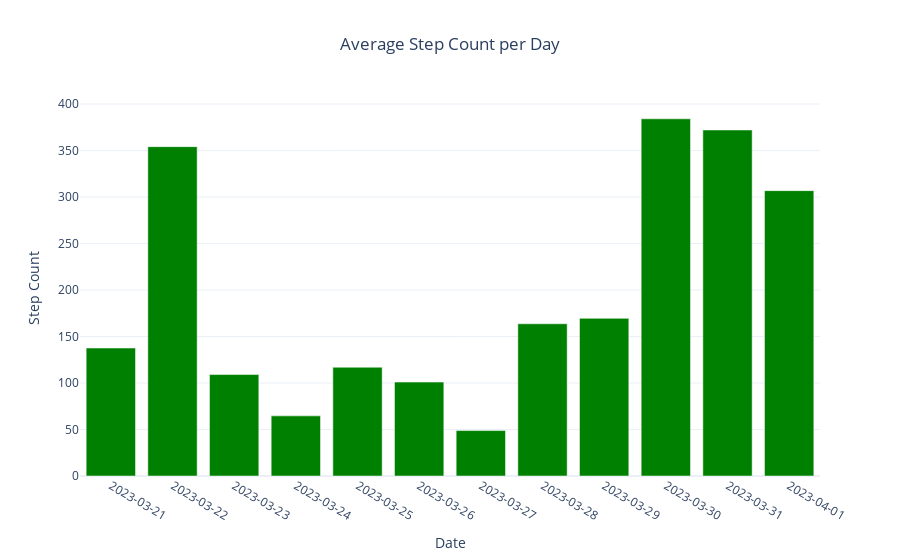

This figure's notebook cell:
### Markdown cell above
Let's calculate and visualize the average daily step counts.

### Code cell
import plotly.express as px

Average_step_count_per_day = Data.groupby("Date")["Step Count"].mean().reset_index()
fig5 = px.bar(Average_step_count_per_day, x="Date", y="Step Count", title="Average Step Count per Day")
fig5.update_traces(marker_color='green')  
fig5.update_layout(title_text="Average Step Count per Day", title_x=0.5)
fig5.update_xaxes(type='category') 
fig5.show()

### Figure 1 — Plotly figure (JSON) as saved in the notebook; plotly's stock layout.template omitted (floating-point values rounded to 4 significant figures)
{"data": [{"alignmentgroup": "True", "hovertemplate": "Date=%{x}<br>Step Count=%{y}<extra></extra>", "legendgroup": "", "marker": {"color": "green", "pattern": {"shape": ""}}, "name": "", "offsetgroup": "", "orientation": "v", "showlegend": false, "textposition": "auto", "type": "bar", "x": ["2023-03-21", "2023-03-22", "2023-03-23", "2023-03-24", "2023-03-25", "2023-03-26", "2023-03-27", "2023-03-28", "2023-03-29", "2023-03-30", "2023-03-31", "2023-04-01"], "xaxis": "x", "y": [137.6, 354.2, 109.1, 64.67, 117, 101, 48.88, 163.8, 169.6, 384.2, 372.2, 306.9], "yaxis": "y"}], "layout": {"barmode": "relative", "legend": {"tracegroupgap": 0}, "title": {"text": "Average Step Count per Day", "x": 0.5}, "xaxis": {"anchor": "y", "domain": [0, 1], "title": {"text": "Date"}, "type": "category"}, "yaxis": {"anchor": "x", "domain": [0, 1], "title": {"text": "Step Count"}}}}
